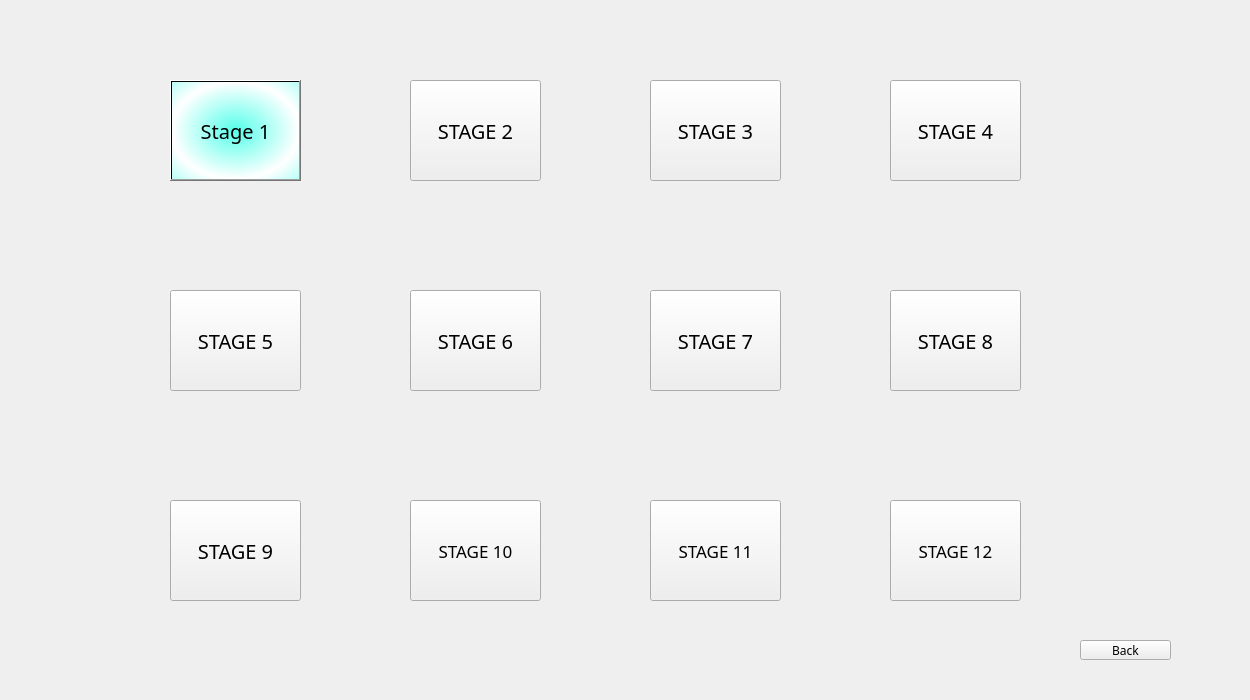
<?xml version="1.0" encoding="UTF-8"?>
<ui version="4.0">
 <class>Settings</class>
 <widget class="QDialog" name="Settings">
  <property name="geometry">
   <rect>
    <x>0</x>
    <y>0</y>
    <width>1250</width>
    <height>700</height>
   </rect>
  </property>
  <property name="minimumSize">
   <size>
    <width>1250</width>
    <height>700</height>
   </size>
  </property>
  <property name="maximumSize">
   <size>
    <width>1250</width>
    <height>700</height>
   </size>
  </property>
  <property name="font">
   <font>
    <pointsize>9</pointsize>
   </font>
  </property>
  <property name="windowTitle">
   <string>Dialog</string>
  </property>
  <widget class="QPushButton" name="stage1">
   <property name="geometry">
    <rect>
     <x>170</x>
     <y>80</y>
     <width>131</width>
     <height>101</height>
    </rect>
   </property>
   <property name="font">
    <font>
     <family>Algerian</family>
     <pointsize>15</pointsize>
    </font>
   </property>
   <property name="cursor">
    <cursorShape>ArrowCursor</cursorShape>
   </property>
   <property name="autoFillBackground">
    <bool>false</bool>
   </property>
   <property name="styleSheet">
    <string notr="true">background-color:qradialgradient(spread:reflect, cx:0.5, cy:0.5, radius:0.5, fx:0.5, fy:0.5, stop:0 rgba(85, 255, 234, 255), stop:1 rgba(255, 255, 255, 255))</string>
   </property>
   <property name="text">
    <string>Stage 1</string>
   </property>
  </widget>
  <widget class="QPushButton" name="stage2">
   <property name="geometry">
    <rect>
     <x>410</x>
     <y>80</y>
     <width>131</width>
     <height>101</height>
    </rect>
   </property>
   <property name="font">
    <font>
     <family>Algerian</family>
     <pointsize>15</pointsize>
    </font>
   </property>
   <property name="text">
    <string>STAGE 2</string>
   </property>
  </widget>
  <widget class="QPushButton" name="stage3">
   <property name="geometry">
    <rect>
     <x>650</x>
     <y>80</y>
     <width>131</width>
     <height>101</height>
    </rect>
   </property>
   <property name="font">
    <font>
     <family>Algerian</family>
     <pointsize>15</pointsize>
    </font>
   </property>
   <property name="text">
    <string>STAGE 3</string>
   </property>
  </widget>
  <widget class="QPushButton" name="stage4">
   <property name="geometry">
    <rect>
     <x>890</x>
     <y>80</y>
     <width>131</width>
     <height>101</height>
    </rect>
   </property>
   <property name="font">
    <font>
     <family>Algerian</family>
     <pointsize>15</pointsize>
    </font>
   </property>
   <property name="text">
    <string>STAGE 4</string>
   </property>
  </widget>
  <widget class="QPushButton" name="stage5">
   <property name="geometry">
    <rect>
     <x>170</x>
     <y>290</y>
     <width>131</width>
     <height>101</height>
    </rect>
   </property>
   <property name="font">
    <font>
     <family>Algerian</family>
     <pointsize>15</pointsize>
    </font>
   </property>
   <property name="text">
    <string>STAGE 5</string>
   </property>
  </widget>
  <widget class="QPushButton" name="stage6">
   <property name="geometry">
    <rect>
     <x>410</x>
     <y>290</y>
     <width>131</width>
     <height>101</height>
    </rect>
   </property>
   <property name="font">
    <font>
     <family>Algerian</family>
     <pointsize>15</pointsize>
    </font>
   </property>
   <property name="text">
    <string>STAGE 6</string>
   </property>
  </widget>
  <widget class="QPushButton" name="stage7">
   <property name="geometry">
    <rect>
     <x>650</x>
     <y>290</y>
     <width>131</width>
     <height>101</height>
    </rect>
   </property>
   <property name="font">
    <font>
     <family>Algerian</family>
     <pointsize>15</pointsize>
    </font>
   </property>
   <property name="text">
    <string>STAGE 7</string>
   </property>
  </widget>
  <widget class="QPushButton" name="stage8">
   <property name="geometry">
    <rect>
     <x>890</x>
     <y>290</y>
     <width>131</width>
     <height>101</height>
    </rect>
   </property>
   <property name="font">
    <font>
     <family>Algerian</family>
     <pointsize>15</pointsize>
    </font>
   </property>
   <property name="text">
    <string>STAGE 8</string>
   </property>
  </widget>
  <widget class="QPushButton" name="stage9">
   <property name="geometry">
    <rect>
     <x>170</x>
     <y>500</y>
     <width>131</width>
     <height>101</height>
    </rect>
   </property>
   <property name="font">
    <font>
     <family>Algerian</family>
     <pointsize>15</pointsize>
    </font>
   </property>
   <property name="text">
    <string>STAGE 9</string>
   </property>
  </widget>
  <widget class="QPushButton" name="stage10">
   <property name="geometry">
    <rect>
     <x>410</x>
     <y>500</y>
     <width>131</width>
     <height>101</height>
    </rect>
   </property>
   <property name="font">
    <font>
     <family>Algerian</family>
     <pointsize>13</pointsize>
    </font>
   </property>
   <property name="text">
    <string>STAGE 10</string>
   </property>
  </widget>
  <widget class="QPushButton" name="stage11">
   <property name="geometry">
    <rect>
     <x>650</x>
     <y>500</y>
     <width>131</width>
     <height>101</height>
    </rect>
   </property>
   <property name="font">
    <font>
     <family>Algerian</family>
     <pointsize>13</pointsize>
    </font>
   </property>
   <property name="text">
    <string>STAGE 11</string>
   </property>
  </widget>
  <widget class="QPushButton" name="stage12">
   <property name="geometry">
    <rect>
     <x>890</x>
     <y>500</y>
     <width>131</width>
     <height>101</height>
    </rect>
   </property>
   <property name="font">
    <font>
     <family>Algerian</family>
     <pointsize>13</pointsize>
    </font>
   </property>
   <property name="text">
    <string>STAGE 12</string>
   </property>
  </widget>
  <widget class="QToolButton" name="backbutton">
   <property name="geometry">
    <rect>
     <x>1080</x>
     <y>640</y>
     <width>91</width>
     <height>20</height>
    </rect>
   </property>
   <property name="font">
    <font>
     <family>Broadway</family>
    </font>
   </property>
   <property name="text">
    <string>Back</string>
   </property>
  </widget>
 </widget>
 <resources/>
 <connections/>
</ui>
